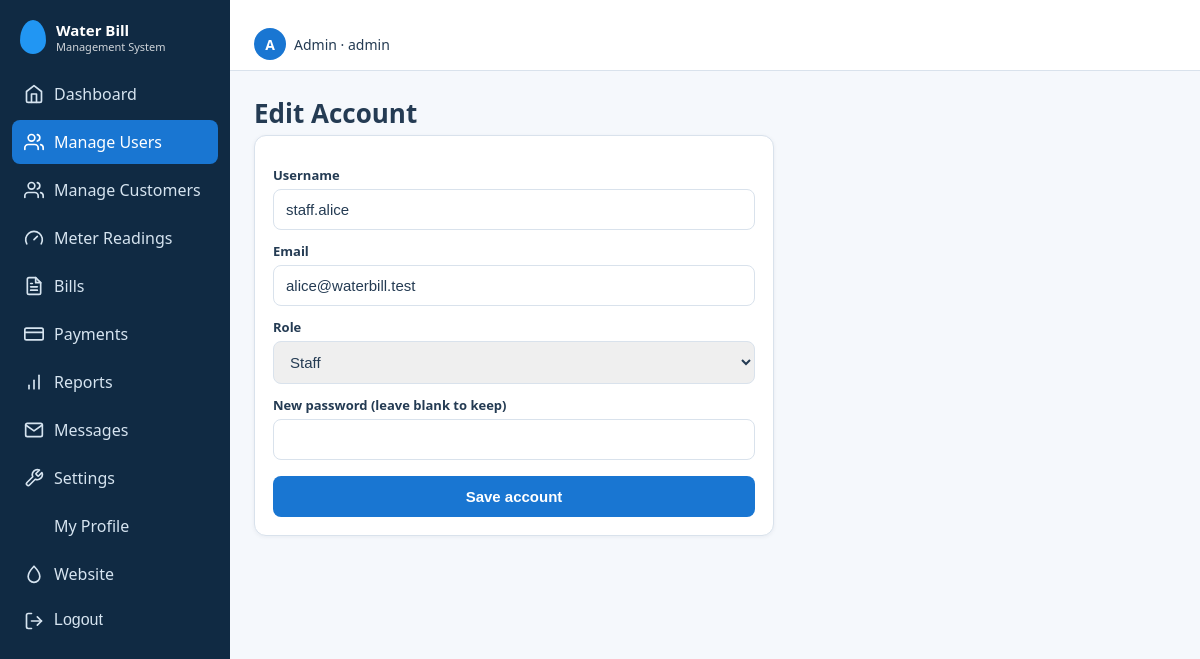
The app's page /index.php?r=users/edit&id=2 (signed in) with its own data.
### tables this page shows
CREATE TABLE users (
  user_id       INT UNSIGNED NOT NULL AUTO_INCREMENT,
  username      VARCHAR(50)  NOT NULL,
  email         VARCHAR(120) NOT NULL,
  password_hash VARCHAR(255) NOT NULL,
  role          ENUM('admin','staff','customer') NOT NULL DEFAULT 'customer',
  is_active     TINYINT(1) NOT NULL DEFAULT 1,
  created_at    TIMESTAMP NOT NULL DEFAULT CURRENT_TIMESTAMP,
  updated_at    TIMESTAMP NOT NULL DEFAULT CURRENT_TIMESTAMP ON UPDATE CURRENT_TIMESTAMP,
  PRIMARY KEY (user_id),
  UNIQUE KEY uq_users_username (username),
  UNIQUE KEY uq_users_email (email),
  KEY idx_users_role (role)
);

### app/core/Controller.php (called while the page is built, shortened)
<?php
abstract class Controller {
    protected function view(string $__view, array $__data = []): void {
        $__layout = APP_ROOT . '/app/views/layout/' . ($__data['layout'] ?? (user() ? 'app' : 'auth')) . '.php';
        $u = user(); $title = $__data['title'] ?? 'Water Bill';
        extract($__data, EXTR_SKIP);
        require $__layout;
    }
}

### app/controllers/UserController.php (called while the page is built, shortened)
<?php
class UserController extends Controller {
    function edit() { $this->need('admin'); $x = User::find((int)($_GET['id'] ?? 0)); if (!$x) { http_response_code(404); exit('Not found'); } $this->form($x, []); }
    private function form(array $x, array $errors) { $this->view('users/form', ['title' => !empty($x['user_id']) ? 'Edit Account' : 'New Account', 'x' => $x, 'errors' => $errors]); }
}

### public/index.php (called while the page is built, shortened)
<?php
require __DIR__ . '/../app/helpers/core.php';
$r = trim((string)($_GET['r'] ?? (user() ? 'dashboard/index' : 'home/index')), '/');
[$c, $a] = array_pad(explode('/', $r, 2), 2, 'index');
try {
    (new $cls)->$a();
} catch (Throwable $t) { error_log((string)$t); http_response_code(500); (new ErrorController)->failure(); }

### app/config/database.php (called while the page is built)
<?php
function db(): PDO {
    static $pdo = null;
    if ($pdo) return $pdo;
    $f = __DIR__ . '/database.local.php';
    $c = is_file($f) ? require $f : ['host'=>'127.0.0.1','name'=>'water_bill_management','user'=>'root','pass'=>''];
    try {
        $pdo = new PDO("mysql:host={$c['host']};dbname={$c['name']};charset=utf8mb4", $c['user'], $c['pass'], [
            PDO::ATTR_ERRMODE => PDO::ERRMODE_EXCEPTION,
            PDO::ATTR_DEFAULT_FETCH_MODE => PDO::FETCH_ASSOC,
            PDO::ATTR_EMULATE_PREPARES => false,
        ]);
    } catch (PDOException $e) {
        error_log($e->getMessage());
        http_response_code(500);
        exit('Database connection failed. Check app/config/database.php');
    }
    return $pdo;
}

### app/core/Model.php (called while the page is built, shortened)
<?php
abstract class Model {
    public static function q(string $sql, array $p = []): PDOStatement { $s = db()->prepare($sql); $s->execute($p); return $s; }
}

### app/models/User.php (called while the page is built, shortened)
<?php
class User extends Model {
    static function find(int $id): ?array { return self::q('SELECT user_id,username,email,role,is_active FROM users WHERE user_id=?', [$id])->fetch() ?: null; }
}

### app/views/users/form.php (the view)
<?php $edit = !empty($x['user_id']); ?><h1><?= e($title) ?></h1><div class="panel narrow"><?php foreach ($errors as $m): ?><div class="alert error" role="alert"><?= e($m) ?></div><?php endforeach; ?>
<form method="post" action="<?= url('users/save') ?>" data-validate><?= csrf_field() ?><input type="hidden" name="id" value="<?= $edit ? (int)$x['user_id'] : '' ?>">
<label for="un">Username</label><input id="un" name="username" required pattern="[A-Za-z0-9._-]{3,50}" value="<?= e($x['username'] ?? '') ?>"><label for="ue">Email</label><input id="ue" type="email" name="email" required value="<?= e($x['email'] ?? '') ?>">
<?php if (($x['role'] ?? '') === 'customer'): ?><p class="muted">Customer accounts keep the customer role.</p><?php else: ?><label for="ur">Role</label><select id="ur" name="role" required><?php foreach (['staff', 'admin'] as $r): ?><option value="<?= $r ?>" <?= ($x['role'] ?? 'staff') === $r ? 'selected' : '' ?>><?= ucfirst($r) ?></option><?php endforeach; ?></select><?php endif; ?>
<label for="up"><?= $edit ? 'New password (leave blank to keep)' : 'Password' ?></label><input id="up" type="password" name="password" minlength="8" autocomplete="new-password" <?= $edit ? '' : 'required' ?>><button class="btn">Save account</button></form></div>

### public/assets/css/style.css (style rules this page uses)
:root { --primary:#1976D2;--navy:#102A43;--sec:#2196F3;--light:#EAF4FB;--bg:#F5F8FC;--text:#243B53;--muted:#627D98;--ok:#2EAD68;--warn:#F59E0B;--err:#DC3545;--border:#D9E2EC }
* { box-sizing:border-box }
body { margin:0;font-family:Segoe UI,Roboto,Arial,sans-serif;background:var(--bg);color:var(--text);overflow-x:hidden }
h1 { margin:0 0 4px;font-size:26px }
.panel { background:#fff;border:1px solid var(--border);border-radius:12px;padding:18px;box-shadow:0 1px 4px rgba(16,42,67,.06);margin-bottom:16px }
label { display:block;font-size:13px;font-weight:600;margin:12px 0 5px }
input,select { width:100%;padding:11px 12px;border:1px solid var(--border);border-radius:8px;font-size:15px;color:var(--text) }
.btn { background:var(--primary);color:#fff;border:0;border-radius:8px;padding:12px 18px;font-size:15px;font-weight:600;cursor:pointer;width:100%;margin-top:16px }
.narrow { max-width:520px }
html { scroll-behavior:smooth }

### records on screen
users: username "staff.alice", email "alice@waterbill.test", role "Staff"

### other values on screen
$n1 "Water Bill"
$n2 "Management System"
$l "Dashboard"
$l "Manage Users"
$l "Manage Customers"
$l "Meter Readings"
$l "Bills"
$l "Payments"
$l "Reports"
$l "Messages"
$l "Settings"
$l "My Profile"
$u['username'][0] "A"
$u['role'] "Admin"
$u['username'] "admin"
